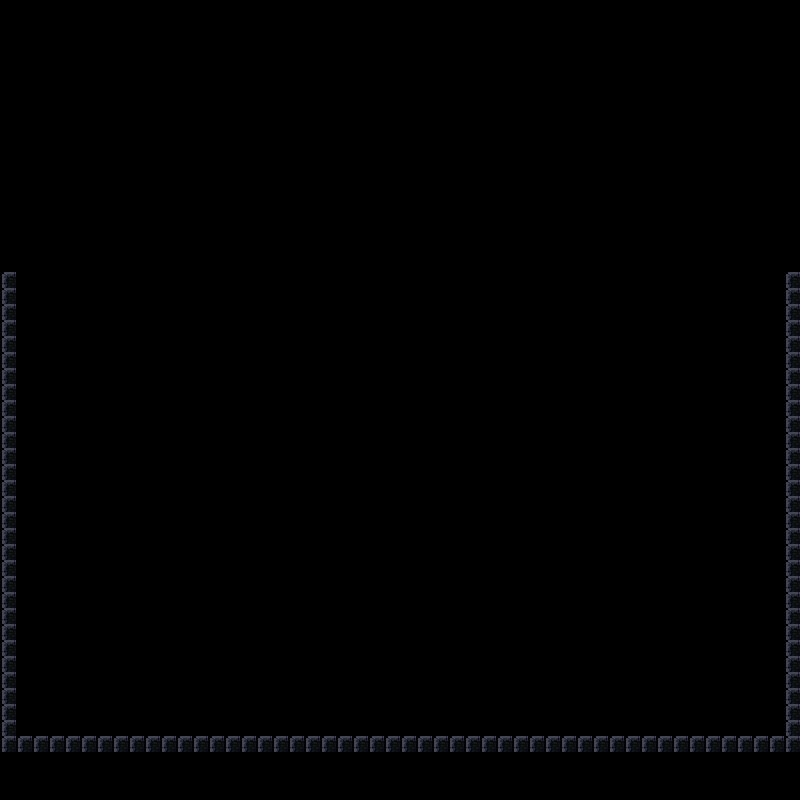

The image is a tile-based game level rendered from a .tmx file. Its description and complete source (layers, tilesets, objects, tile grids) follow:
An orthogonal 50x50 tile map with 16x16 px tiles, 1 tile layer (tiles).

<map version="1.0" tiledversion="1.1.5" orientation="orthogonal" renderorder="right-down" width="50" height="50" tilewidth="16" tileheight="16" infinite="0" nextobjectid="9">
 <tileset firstgid="1" name="tilemap" tilewidth="16" tileheight="16" tilecount="45" columns="15">
  <image source="../tilesets/tilemap.png" width="252" height="54" />
 </tileset>
 <layer name="tiles" width="50" height="50" offsetx="0" offsety="-48">
  <data encoding="csv">
0,0,0,0,0,0,0,0,0,0,0,0,0,0,0,0,0,0,0,0,0,0,0,0,0,0,0,0,0,0,0,0,0,0,0,0,0,0,0,0,0,0,0,0,0,0,0,0,0,0,
0,0,0,0,0,0,0,0,0,0,0,0,0,0,0,0,0,0,0,0,0,0,0,0,0,0,0,0,0,0,0,0,0,0,0,0,0,0,0,0,0,0,0,0,0,0,0,0,0,0,
0,0,0,0,0,0,0,0,0,0,0,0,0,0,0,0,0,0,0,0,0,0,0,0,0,0,0,0,0,0,0,0,0,0,0,0,0,0,0,0,0,0,0,0,0,0,0,0,0,0,
0,0,0,0,0,0,0,0,0,0,0,0,0,0,0,0,0,0,0,0,0,0,0,0,0,0,0,0,0,0,0,0,0,0,0,0,0,0,0,0,0,0,0,0,0,0,0,0,0,0,
0,0,0,0,0,0,0,0,0,0,0,0,0,0,0,0,0,0,0,0,0,0,0,0,0,0,0,0,0,0,0,0,0,0,0,0,0,0,0,0,0,0,0,0,0,0,0,0,0,0,
0,0,0,0,0,0,0,0,0,0,0,0,0,0,0,0,0,0,0,0,0,0,0,0,0,0,0,0,0,0,0,0,0,0,0,0,0,0,0,0,0,0,0,0,0,0,0,0,0,0,
0,0,0,0,0,0,0,0,0,0,0,0,0,0,0,0,0,0,0,0,0,0,0,0,0,0,0,0,0,0,0,0,0,0,0,0,0,0,0,0,0,0,0,0,0,0,0,0,0,0,
0,0,0,0,0,0,0,0,0,0,0,0,0,0,0,0,0,0,0,0,0,0,0,0,0,0,0,0,0,0,0,0,0,0,0,0,0,0,0,0,0,0,0,0,0,0,0,0,0,0,
0,0,0,0,0,0,0,0,0,0,0,0,0,0,0,0,0,0,0,0,0,0,0,0,0,0,0,0,0,0,0,0,0,0,0,0,0,0,0,0,0,0,0,0,0,0,0,0,0,0,
0,0,0,0,0,0,0,0,0,0,0,0,0,0,0,0,0,0,0,0,0,0,0,0,0,0,0,0,0,0,0,0,0,0,0,0,0,0,0,0,0,0,0,0,0,0,0,0,0,0,
0,0,0,0,0,0,0,0,0,0,0,0,0,0,0,0,0,0,0,0,0,0,0,0,0,0,0,0,0,0,0,0,0,0,0,0,0,0,0,0,0,0,0,0,0,0,0,0,0,0,
0,0,0,0,0,0,0,0,0,0,0,0,0,0,0,0,0,0,0,0,0,0,0,0,0,0,0,0,0,0,0,0,0,0,0,0,0,0,0,0,0,0,0,0,0,0,0,0,0,0,
0,0,0,0,0,0,0,0,0,0,0,0,0,0,0,0,0,0,0,0,0,0,0,0,0,0,0,0,0,0,0,0,0,0,0,0,0,0,0,0,0,0,0,0,0,0,0,0,0,0,
0,0,0,0,0,0,0,0,0,0,0,0,0,0,0,0,0,0,0,0,0,0,0,0,0,0,0,0,0,0,0,0,0,0,0,0,0,0,0,0,0,0,0,0,0,0,0,0,0,0,
0,0,0,0,0,0,0,0,0,0,0,0,0,0,0,0,0,0,0,0,0,0,0,0,0,0,0,0,0,0,0,0,0,0,0,0,0,0,0,0,0,0,0,0,0,0,0,0,0,0,
0,0,0,0,0,0,0,0,0,0,0,0,0,0,0,0,0,0,0,0,0,0,0,0,0,0,0,0,0,0,0,0,0,0,0,0,0,0,0,0,0,0,0,0,0,0,0,0,0,0,
0,0,0,0,0,0,0,0,0,0,0,0,0,0,0,0,0,0,0,0,0,0,0,0,0,0,0,0,0,0,0,0,0,0,0,0,0,0,0,0,0,0,0,0,0,0,0,0,0,0,
0,0,0,0,0,0,0,0,0,0,0,0,0,0,0,0,0,0,0,0,0,0,0,0,0,0,0,0,0,0,0,0,0,0,0,0,0,0,0,0,0,0,0,0,0,0,0,0,0,0,
0,0,0,0,0,0,0,0,0,0,0,0,0,0,0,0,0,0,0,0,0,0,0,0,0,0,0,0,0,0,0,0,0,0,0,0,0,0,0,0,0,0,0,0,0,0,0,0,0,0,
0,0,0,0,0,0,0,0,0,0,0,0,0,0,0,0,0,0,0,0,0,0,0,0,0,0,0,0,0,0,0,0,0,0,0,0,0,0,0,0,0,0,0,0,0,0,0,0,0,0,
2,0,0,0,0,0,0,0,0,0,0,0,0,0,0,0,0,0,0,0,0,0,0,0,0,0,0,0,0,0,0,0,0,0,0,0,0,0,0,0,0,0,0,0,0,0,0,0,0,2,
2,0,0,0,0,0,0,0,0,0,0,0,0,0,0,0,0,0,0,0,0,0,0,0,0,0,0,0,0,0,0,0,0,0,0,0,0,0,0,0,0,0,0,0,0,0,0,0,0,2,
2,0,0,0,0,0,0,0,0,0,0,0,0,0,0,0,0,0,0,0,0,0,0,0,0,0,0,0,0,0,0,0,0,0,0,0,0,0,0,0,0,0,0,0,0,0,0,0,0,2,
2,0,0,0,0,0,0,0,0,0,0,0,0,0,0,0,0,0,0,0,0,0,0,0,0,0,0,0,0,0,0,0,0,0,0,0,0,0,0,0,0,0,0,0,0,0,0,0,0,2,
2,0,0,0,0,0,0,0,0,0,0,0,0,0,0,0,0,0,0,0,0,0,0,0,0,0,0,0,0,0,0,0,0,0,0,0,0,0,0,0,0,0,0,0,0,0,0,0,0,2,
2,0,0,0,0,0,0,0,0,0,0,0,0,0,0,0,0,0,0,0,0,0,0,0,0,0,0,0,0,0,0,0,0,0,0,0,0,0,0,0,0,0,0,0,0,0,0,0,0,2,
2,0,0,0,0,0,0,0,0,0,0,0,0,0,0,0,0,0,0,0,0,0,0,0,0,0,0,0,0,0,0,0,0,0,0,0,0,0,0,0,0,0,0,0,0,0,0,0,0,2,
2,0,0,0,0,0,0,0,0,0,0,0,0,0,0,0,0,0,0,0,0,0,0,0,0,0,0,0,0,0,0,0,0,0,0,0,0,0,0,0,0,0,0,0,0,0,0,0,0,2,
2,0,0,0,0,0,0,0,0,0,0,0,0,0,0,0,0,0,0,0,0,0,0,0,0,0,0,0,0,0,0,0,0,0,0,0,0,0,0,0,0,0,0,0,0,0,0,0,0,2,
2,0,0,0,0,0,0,0,0,0,0,0,0,0,0,0,0,0,0,0,0,0,0,0,0,0,0,0,0,0,0,0,0,0,0,0,0,0,0,0,0,0,0,0,0,0,0,0,0,2,
2,0,0,0,0,0,0,0,0,0,0,0,0,0,0,0,0,0,0,0,0,0,0,0,0,0,0,0,0,0,0,0,0,0,0,0,0,0,0,0,0,0,0,0,0,0,0,0,0,2,
2,0,0,0,0,0,0,0,0,0,0,0,0,0,0,0,0,0,0,0,0,0,0,0,0,0,0,0,0,0,0,0,0,0,0,0,0,0,0,0,0,0,0,0,0,0,0,0,0,2,
2,0,0,0,0,0,0,0,0,0,0,0,0,0,0,0,0,0,0,0,0,0,0,0,0,0,0,0,0,0,0,0,0,0,0,0,0,0,0,0,0,0,0,0,0,0,0,0,0,2,
2,0,0,0,0,0,0,0,0,0,0,0,0,0,0,0,0,0,0,0,0,0,0,0,0,0,0,0,0,0,0,0,0,0,0,0,0,0,0,0,0,0,0,0,0,0,0,0,0,2,
2,0,0,0,0,0,0,0,0,0,0,0,0,0,0,0,0,0,0,0,0,0,0,0,0,0,0,0,0,0,0,0,0,0,0,0,0,0,0,0,0,0,0,0,0,0,0,0,0,2,
2,0,0,0,0,0,0,0,0,0,0,0,0,0,0,0,0,0,0,0,0,0,0,0,0,0,0,0,0,0,0,0,0,0,0,0,0,0,0,0,0,0,0,0,0,0,0,0,0,2,
2,0,0,0,0,0,0,0,0,0,0,0,0,0,0,0,0,0,0,0,0,0,0,0,0,0,0,0,0,0,0,0,0,0,0,0,0,0,0,0,0,0,0,0,0,0,0,0,0,2,
2,0,0,0,0,0,0,0,0,0,0,0,0,0,0,0,0,0,0,0,0,0,0,0,0,0,0,0,0,0,0,0,0,0,0,0,0,0,0,0,0,0,0,0,0,0,0,0,0,2,
2,0,0,0,0,0,0,0,0,0,0,0,0,0,0,0,0,0,0,0,0,0,0,0,0,0,0,0,0,0,0,0,0,0,0,0,0,0,0,0,0,0,0,0,0,0,0,0,0,2,
2,0,0,0,0,0,0,0,0,0,0,0,0,0,0,0,0,0,0,0,0,0,0,0,0,0,0,0,0,0,0,0,0,0,0,0,0,0,0,0,0,0,0,0,0,0,0,0,0,2,
2,0,0,0,0,0,0,0,0,0,0,0,0,0,0,0,0,0,0,0,0,0,0,0,0,0,0,0,0,0,0,0,0,0,0,0,0,0,0,0,0,0,0,0,0,0,0,0,0,2,
2,0,0,0,0,0,0,0,0,0,0,0,0,0,0,0,0,0,0,0,0,0,0,0,0,0,0,0,0,0,0,0,0,0,0,0,0,0,0,0,0,0,0,0,0,0,0,0,0,2,
2,0,0,0,0,0,0,0,0,0,0,0,0,0,0,0,0,0,0,0,0,0,0,0,0,0,0,0,0,0,0,0,0,0,0,0,0,0,0,0,0,0,0,0,0,0,0,0,0,2,
2,0,0,0,0,0,0,0,0,0,0,0,0,0,0,0,0,0,0,0,0,0,0,0,0,0,0,0,0,0,0,0,0,0,0,0,0,0,0,0,0,0,0,0,0,0,0,0,0,2,
2,0,0,0,0,0,0,0,0,0,0,0,0,0,0,0,0,0,0,0,0,0,0,0,0,0,0,0,0,0,0,0,0,0,0,0,0,0,0,0,0,0,0,0,0,0,0,0,0,2,
2,0,0,0,0,0,0,0,0,0,0,0,0,0,0,0,0,0,0,0,0,0,0,0,0,0,0,0,0,0,0,0,0,0,0,0,0,0,0,0,0,0,0,0,0,0,0,0,0,2,
2,0,0,0,0,0,0,0,0,0,0,0,0,0,0,0,0,0,0,0,0,0,0,0,0,0,0,0,0,0,0,0,0,0,0,0,0,0,0,0,0,0,0,0,0,0,0,0,0,2,
2,0,0,0,0,0,0,0,0,0,0,0,0,0,0,0,0,0,0,0,0,0,0,0,0,0,0,0,0,0,0,0,0,0,0,0,0,0,0,0,0,0,0,0,0,0,0,0,0,2,
2,0,0,0,0,0,0,0,0,0,0,0,0,0,0,0,0,0,0,0,0,0,0,0,0,0,0,0,0,0,0,0,0,0,0,0,0,0,0,0,0,0,0,0,0,0,0,0,0,2,
2,2,2,2,2,2,2,2,2,2,2,2,2,2,2,2,2,2,2,2,2,2,2,2,2,2,2,2,2,2,2,2,2,2,2,2,2,2,2,2,2,2,2,2,2,2,2,2,2,2
</data>
 </layer>
 <objectgroup name="Objects" offsetx="0" offsety="-48" />
</map>
